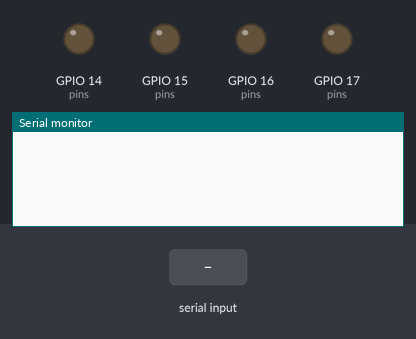
Bench run of a sketch on a simulated ESP32. Shown: output pins drawn as LEDs (lit = HIGH), the last lines printed to the serial monitor. The test bench sets the inputs (shaded band).

Above: at 1.2 s.
1.3 s: "STOP\n" received over Serial
At 1.7 s:
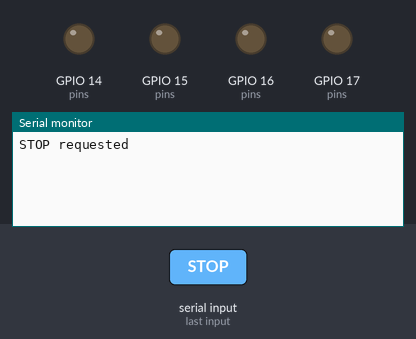
2.8 s: "INFO\n" received over Serial
At 4.0 s:
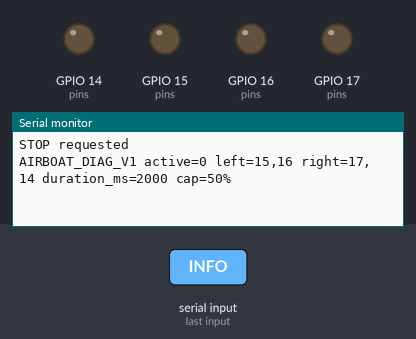
4.3 s: "90,45\n" received over Serial
At 5.3 s:
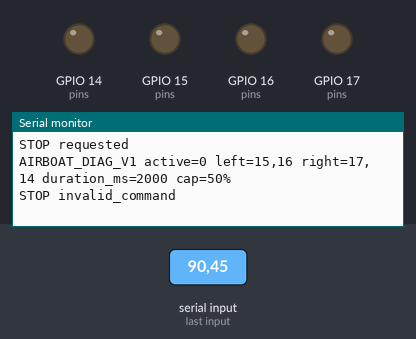

The sketch:

boat_driver_diagnostic.ino
```cpp
#include <Arduino.h>
#include <cstring>

// USB-only bench test: remove BOTH propellers. No joystick or radio commands.
// Firmware limits are not a guarantee that 7 V pulses are safe for a 3.7 V motor.
constexpr uint8_t pins[] = {15, 16, 17, 14}; // left IN1/IN2, right IN1/IN2
constexpr uint32_t runMs = 2000, heartbeatMs = 400, cooldownMs = 5000;
int pwmPin = -1;
bool active = false, hasRun = false, hasHeartbeat = false;
uint32_t started = 0, heartbeat = 0, stopped = 0;
uint32_t expectedTicks = 0, expectedHz = 0;
char line[80];
size_t used = 0;
bool discardLine = false;

void allLow() {
  if (pwmPin >= 0) ledcDetach(pwmPin);
  pwmPin = -1;
  for (uint8_t pin : pins) {
    pinMode(pin, OUTPUT);
    digitalWrite(pin, LOW);
  }
}

void stop(const char *reason) {
  allLow();
  if (active) { stopped = millis(); hasRun = true; }
  active = false;
  Serial.printf("STOP %s\n", reason);
}

void command(const char *s) {
  if (!strcmp(s, "STOP")) { stop("requested"); return; }
  if (!strcmp(s, "PING")) { heartbeat = millis(); hasHeartbeat = true; return; }
  if (!strcmp(s, "INFO")) {
    Serial.printf("AIRBOAT_DIAG_V1 active=%d left=15,16 right=17,14 duration_ms=2000 cap=50%%\n", active);
    return;
  }
  char side, mode, extra;
  unsigned hz, percent;
  if (sscanf(s, "RUN %c %c %u %u %c", &side, &mode, &hz, &percent, &extra) != 4 ||
      (side != 'L' && side != 'R') || (mode != 'C' && mode != 'B') ||
      (hz != 1000 && hz != 20000) || (percent != 25 && percent != 50)) {
    stop("invalid_command");
    return;
  }
  if (active) { stop("run_while_active_rejected"); return; }
  if (hasRun && millis() - stopped < cooldownMs) {
    Serial.println("REJECT cooldown_5_seconds"); return;
  }
  if (!hasHeartbeat || millis() - heartbeat >= heartbeatMs) {
    Serial.println("REJECT fresh_PING_required"); return;
  }
  allLow();
  const int in1 = pins[side == 'L' ? 0 : 2];
  const int in2 = pins[side == 'L' ? 1 : 3];
  const uint32_t driveTicks = percent == 25 ? 64 : 128;
  // C: drive/coast = PWM IN1, IN2 LOW. B: drive/brake = IN1 HIGH,
  // PWM IN2; IN2 LOW drives, IN2 HIGH brakes. Same forward polarity.
  pwmPin = mode == 'C' ? in1 : in2;
  expectedTicks = mode == 'C' ? driveTicks : 256 - driveTicks;
  expectedHz = hz;
  if (!ledcAttach(pwmPin, hz, 8) || !ledcWrite(pwmPin, expectedTicks)) {
    stop("pwm_setup_failed"); return;
  }
  // Wait for the initial PWM duty to latch before enabling the fixed HIGH.
  delayMicroseconds(1100);
  const uint32_t readHz = ledcReadFreq(pwmPin);
  if (ledcRead(pwmPin) != expectedTicks || readHz != hz) {
    stop("pwm_register_mismatch"); return;
  }
  started = millis();
  active = true;
  if (mode == 'B') digitalWrite(in1, HIGH);
  Serial.printf("START side=%c mode=%c hz=%lu drive_percent=%u pwm_pin=%d register_ticks=%lu/256 duration_ms=%lu\n",
    side, mode, (unsigned long)readHz, percent, pwmPin,
    (unsigned long)ledcRead(pwmPin), (unsigned long)runMs);
  Serial.println("NOTE register_readback_is_not_measured_voltage_or_current");
}

void setup() {
  allLow();
  Serial.begin(115200);
  Serial.setTxTimeoutMs(0);
}

void loop() {
  if (active) {
    if (millis() - started >= runMs) stop("time_limit");
    else if (!Serial || millis() - heartbeat >= heartbeatMs) stop("USB_heartbeat_lost");
    else if (ledcRead(pwmPin) != expectedTicks || ledcReadFreq(pwmPin) != expectedHz)
      stop("pwm_register_changed");
  }
  // Bounded parser work keeps stop checks responsive even under serial flooding.
  for (int i = 0; i < 32 && Serial.available(); ++i) {
    char c = Serial.read();
    if (c == '\r') continue;
    if (c == '\n') {
      if (!discardLine && used) { line[used] = 0; command(line); }
      used = 0; discardLine = false;
    } else if (!discardLine) {
      if (used < sizeof(line) - 1) line[used++] = c;
      else { used = 0; discardLine = true; stop("line_too_long"); }
    }
  }
  delay(1);
}
```

Measured:
- after the input at 1.3 s, the serial monitor: prints a new line at once (image 1)
- after the input at 2.8 s, the serial monitor: prints a new line at once (image 2)
- after the input at 4.3 s, the serial monitor: prints a new line at once (image 3)
